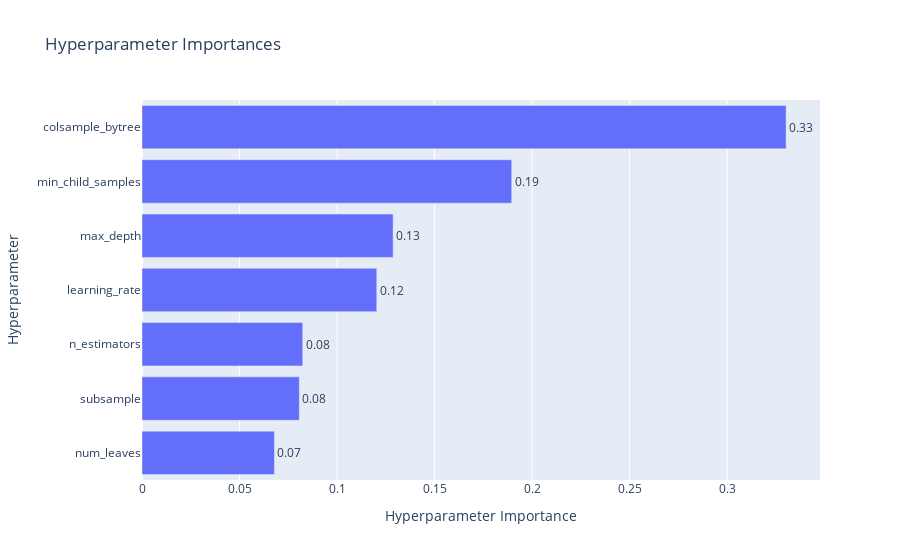

This figure's notebook cell:
### Code cell
optuna.visualization.plot_param_importances(study)

### Figure 1 — Plotly figure (JSON) as saved in the notebook; plotly's stock layout.template omitted (floating-point values rounded to 4 significant figures)
{"data": [{"cliponaxis": false, "hovertemplate": ["num_leaves (IntDistribution): 0.0679141758075321<extra></extra>", "subsample (FloatDistribution): 0.08067885543283784<extra></extra>", "n_estimators (IntDistribution): 0.08242241553094429<extra></extra>", "learning_rate (FloatDistribution): 0.12038352686859803<extra></extra>", "max_depth (IntDistribution): 0.12876703177573232<extra></extra>", "min_child_samples (IntDistribution): 0.18956825131862806<extra></extra>", "colsample_bytree (FloatDistribution): 0.3302657432657274<extra></extra>"], "name": "Objective Value", "orientation": "h", "text": ["0.07", "0.08", "0.08", "0.12", "0.13", "0.19", "0.33"], "textposition": "outside", "type": "bar", "x": [0.06791, 0.08068, 0.08242, 0.1204, 0.1288, 0.1896, 0.3303], "y": ["num_leaves", "subsample", "n_estimators", "learning_rate", "max_depth", "min_child_samples", "colsample_bytree"]}], "layout": {"title": {"text": "Hyperparameter Importances"}, "xaxis": {"title": {"text": "Hyperparameter Importance"}}, "yaxis": {"title": {"text": "Hyperparameter"}}}}
